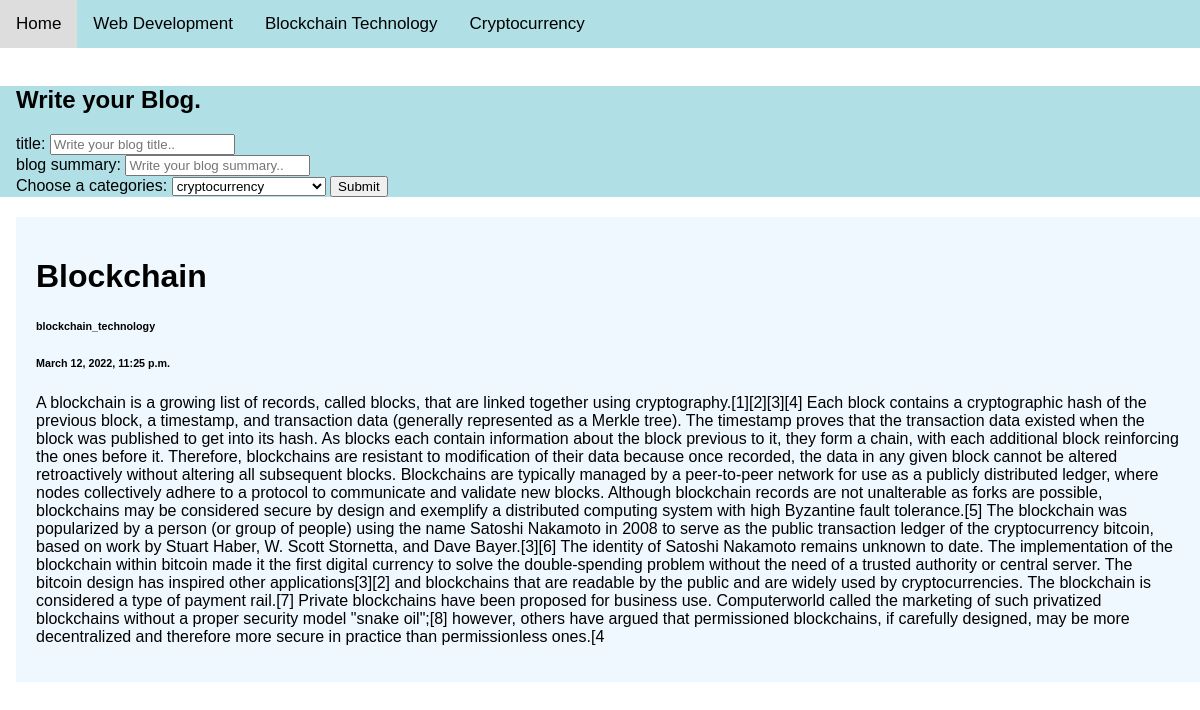
The app's page /blockchain_technology/ with its own data.
### blog_app/models.py (models this page shows, shortened)
class Home(models.Model):
    m_title = models.CharField(max_length=100)
    m_date_and_time = models.DateTimeField(default=datetime.now,blank=True)
    m_summary = models.TextField(default='')
    m_categories = models.CharField(max_length=100)
    class Meta:
        db_table = "blog"

### blog_app/views.py (the view)
# urls.py: path('blockchain_technology/',views.blockchain_technology, name='blockchain_technology'),
def blockchain_technology(request):
    context = {'blockchain_technology':Home.objects.filter(m_categories= 'blockchain_technology')}
    return render(request,'blog_app/home.html',context)

### templates/blog_app/home.html (shortened to what this page needs)
<!DOCTYPE html>
<html lang="en">
<head>
</head>
<body>
  <div class="topnav">
    <a  href="/home/">Home</a>
    <a  href="/web_development/">Web Development</a>
    <a  href="/blockchain_technology/">Blockchain Technology</a>
    <a  href="/cryptocurrency/">Cryptocurrency</a>
  </div><br>
  <div   style="background-color: powderblue; padding-left:16px">
    <h2>Write your Blog.</h2>
    <form action="" method="POST">
        <label for="title">title:</label>
        <input type="text" name="title" id="title" placeholder="Write your blog title.."><br>
        <label for="summary">blog summary:</label>
        <input type="text" name="summary" id="summary" placeholder="Write your blog summary.."><br>
        <label for="categories">Choose a categories:</label>
        <select id="categories" name="categories">
            <option value="cryptocurrency" selected>cryptocurrency</option>
        </select>
        <input type="submit">
    </form>
</div>
  <div style="padding-left:16px">
  <div style="background-color: aliceblue;">
  <div style="float: left; width: 100%;">
      {% for bt in blockchain_technology %}
      <div style="background-color: aliceblue; padding: 20px; margin-top: 20px;">
          <h1>{{bt.m_title}}</h1>
          <h6>{{bt.m_categories}}</h6>
          <h6>{{bt.m_date_and_time}}</h6>
          <p>{{bt.m_summary}}</p>
      </div>
      {% endfor %}
  </div>
  </div>
  </div>
</body>
</html>

### templates/blog_app/home.html (style rules this page uses)
body { margin: 0; font-family: Arial, Helvetica, sans-serif; }
.topnav { overflow: hidden; background-color: powderblue; }
.topnav a { float: left; color: black; text-align: center; padding: 14px 16px; text-decoration: none; font-size: 17px; }

### records on screen
Home: m_title "Blockchain", m_categories "blockchain_technology", m_date_and_time "March 12, 2022, 11:25 p.m.", m_summary "A blockchain is a growing list of records, called blocks, that are linked together using cryptography.[1][2][3][4] Each block contains a cryptographic hash of the previous block, a timestamp, and transaction data (generally represented as a Merkle tree). The timestamp proves that the transaction data existed when the block was published to get into its hash. As blocks each contain information about the block previous to it, they form a chain, with each additional block reinforcing the ones before it. Therefore, blockchains are resistant to modification of their data because once recorded, the data in any given block cannot be altered retroactively without altering all subsequent blocks.…"
